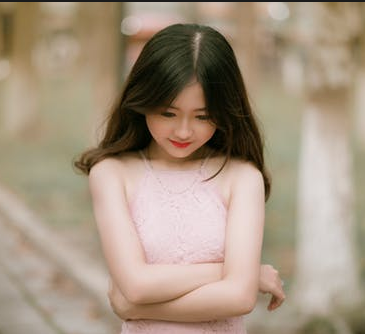
//> input picture opencv/learnOpencv/images/test.png, 365 x 334 px
$ ./030-自定义滤波   (built with g++ and OpenCV 4)
//> lines starting //> are read from the running program, lines starting //| are printed output that depends on the picture
#include <iostream>
#include <opencv2/opencv.hpp>

using namespace std;
using namespace cv;

/*
 * 自定义滤波
 */
int main() {
    Mat src = imread("../images/test.png");
//> src is the input picture: 334 rows x 365 cols, CV_8UC3; mean B, G, R 128.5, 147.9, 165.4
    if (src.empty()) {
        cout << "could not load image.." << endl;
    }
    imshow("input", src);

    Mat dst1, dst2, dst3;

    // 均值模糊
    Mat kernel1 = Mat::ones(5, 5, CV_32F) / (float) (25);
    filter2D(src, dst1, -1, kernel1);

    // 锐化
    Mat kernel2 = (Mat_<char>(3, 3) << 0, -1, 0,
            -1, 5, -1,
            0, -1, 0);
    filter2D(src, dst2, -1, kernel2);
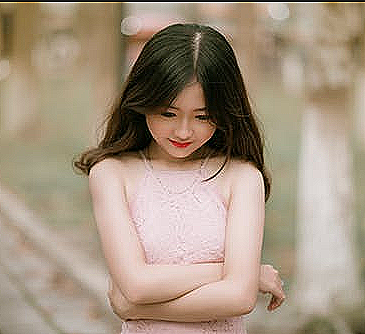
//> dst2: 334 rows x 365 cols, CV_8UC3; mean B, G, R 129.1, 148.2, 165.6

    // 梯度
    Mat kernel3 = (Mat_<int>(2, 2) << 1, 0, 0, -1);
    filter2D(src, dst3, CV_32F, kernel3);
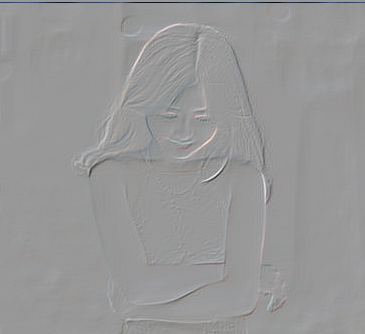
//> dst3: 334 rows x 365 cols, CV_32FC3; mean B, G, R -0.3, -0.3, -0.4; drawn with min black and max white
    convertScaleAbs(dst3, dst3);  // 转换为字节类型，非常重要
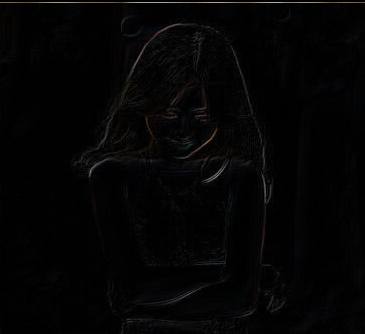
//> dst3: 334 rows x 365 cols, CV_8UC3; mean B, G, R 4.2, 3.9, 4.1

    imshow("blur=5x5", dst1);
    imshow("shape=3x3", dst2);
    imshow("gradient=2x2", dst3);

    waitKey(0);
    return 0;
}

$ run again, with opencv/learnOpencv/images/basketball1.png copied over opencv/learnOpencv/images/test.png
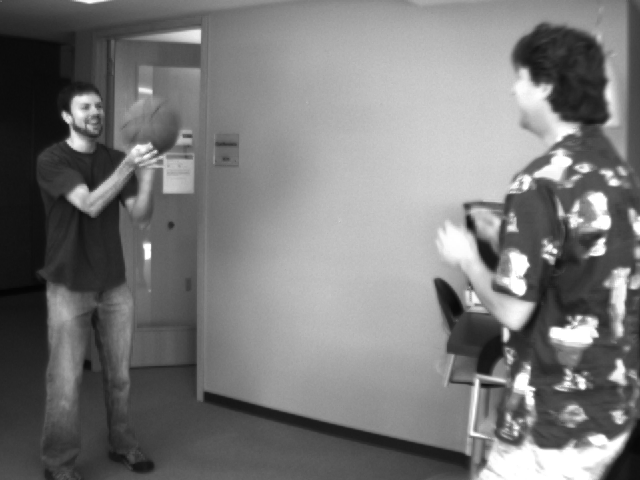
//> input picture opencv/learnOpencv/images/basketball1.png, 640 x 480 px
//> src is the input picture: 480 rows x 640 cols, CV_8UC3; min 4, max 255, mean 120.3
//> `filter2D(src, dst3, CV_32F, kernel3);`:
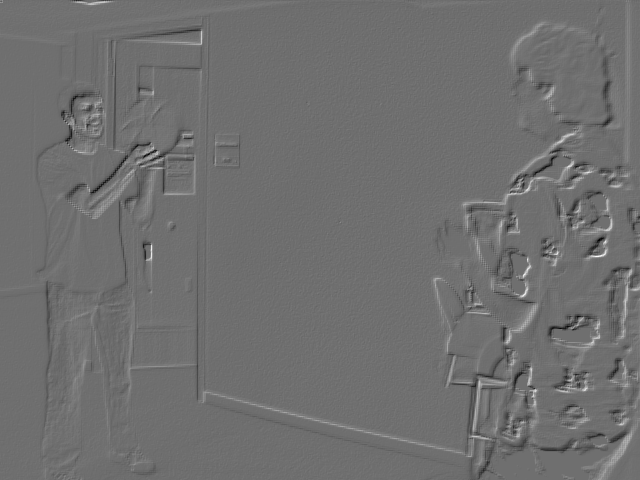
//> dst3: 480 rows x 640 cols, CV_32FC3; min -104, max 133, mean 0; drawn with min black and max white
//> `convertScaleAbs(dst3, dst3);`:
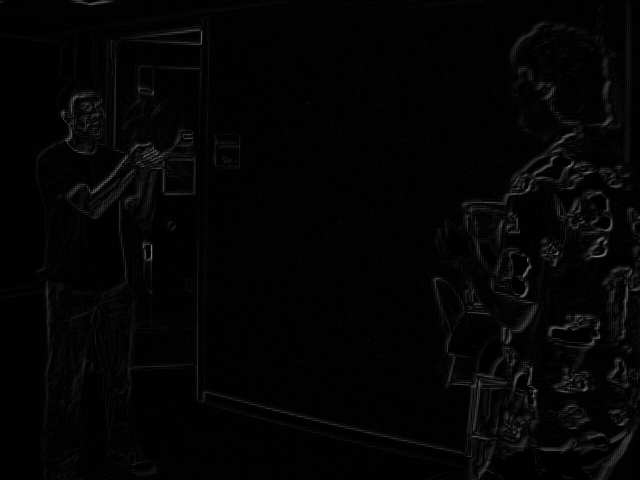
//> dst3: 480 rows x 640 cols, CV_8UC3; min 0, max 133, mean 4.1
